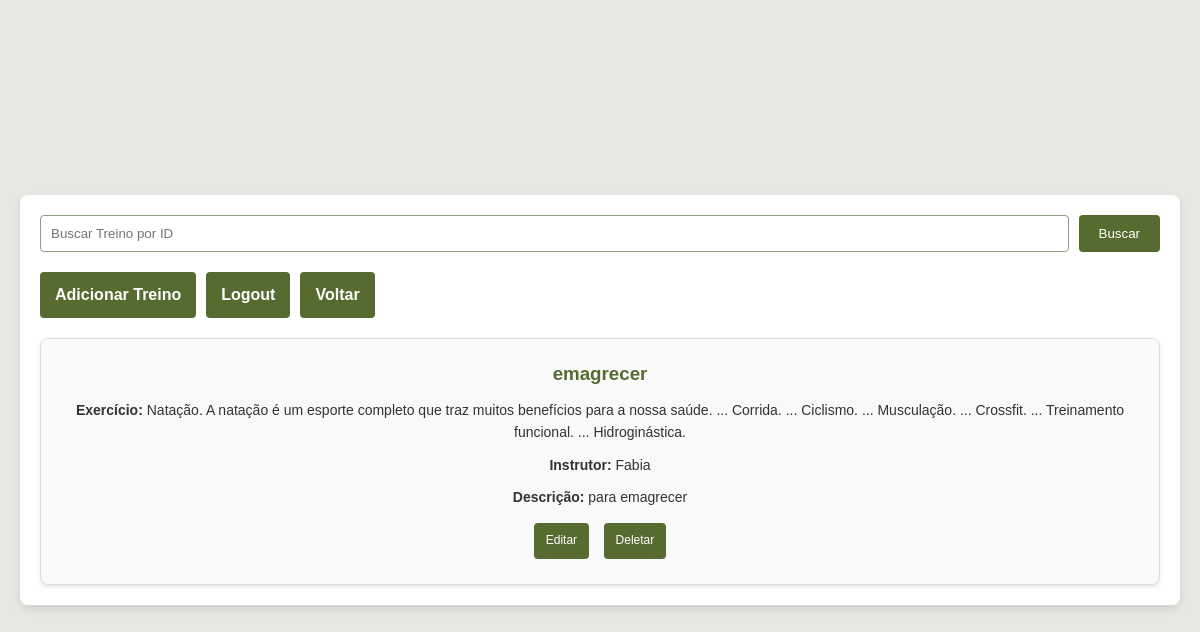
The app's page /projetomarias/consultarTreino.php?ler=3 (signed in) with its own data.
### tables this page shows
CREATE TABLE `treino` (
  `id` int(11) NOT NULL,
  `tipo` varchar(255) NOT NULL,
  `exercicio` varchar(255) NOT NULL,
  `fkidinstrutor` int(11) NOT NULL,
  `descricao` varchar(255) NOT NULL
);

CREATE TABLE `instrutor` (
  `id` int(11) NOT NULL,
  `nome` varchar(255) NOT NULL,
  `cpf` int(11) NOT NULL,
  `email` varchar(255) NOT NULL,
  `senha` varchar(255) NOT NULL,
  `fone` varchar(15) NOT NULL,
  `sexo` varchar(255) NOT NULL,
  `area` varchar(255) NOT NULL,
  `datanas` date NOT NULL,
  `imagem` varchar(255) NOT NULL
);

### projetomarias/classes/Treino.php (called while the page is built, shortened)
<?php
class Treino
{
    private $conn;
    private $table_name = "treino";
    public function __construct($db)
    {
        $this->conn = $db;
    }
    public function ler($id = null)
    {
        if ($id) {
            $query = "SELECT treino.*, instrutor.nome AS nome_instrutor
                      FROM " . $this->table_name . " AS treino
                      INNER JOIN instrutor ON treino.fkidinstrutor = instrutor.id
                      WHERE treino.id = :id";
            $stmt = $this->conn->prepare($query);
            $stmt->bindParam(':id', $id);
        } else {
            $query = "SELECT treino.*, instrutor.nome AS nome_instrutor
            FROM " . $this->table_name . " AS treino
            INNER JOIN instrutor ON treino.fkidinstrutor = instrutor.id;";
            $stmt = $this->conn->prepare($query);
        }
        $stmt->execute();
        return $stmt->fetchAll(PDO::FETCH_ASSOC);
    }
}

### projetomarias/consultarTreino.php (the view, shortened to what this page needs)
<?php
include_once './config/config.php';
include_once './classes/treino.php';
$treino = new Treino($db);
$dados = [];
if (isset($_GET['ler'])) {
    $id = $_GET['ler'];
    $dados = $treino->ler($id);
} else {
    $dados = $treino->ler();
}
?>
<!DOCTYPE html>
<html lang="pt-br">
<head>
    <link rel="stylesheet" href="styles/consultaT.css">
</head>
<body>
    <div class="container">
        <form method="GET" action="consultarTreino.php" class="search-form">
            <input type="number" name="ler" placeholder="Buscar Treino por ID" />
            <button type="submit">Buscar</button>
        </form>
        <div class="actions">
            <a href="cadastrarTreino.php">Adicionar Treino</a>
            <a href="logout.php">Logout</a>
            <a href="portal.php">Voltar</a>
        </div>
        <div class="cards-container">
            <?php if ($dados): ?>
                <?php foreach ($dados as $treino) : ?>
                    <div class="card">
                        <h3><?php echo $treino['tipo']; ?></h3>
                        <p><strong>Exercício:</strong> <?php echo $treino['exercicio']; ?></p>
                        <p><strong>Instrutor:</strong> <?php echo $treino['nome_instrutor']; ?></p>
                        <p><strong>Descrição:</strong> <?php echo $treino['descricao']; ?></p>
                        <div class="card-actions">
                            <a href="editarT.php?id=<?php echo $treino['id']; ?>">Editar</a>
                            <a href="deletarT.php?id=<?php echo $treino['id']; ?>">Deletar</a>
                        </div>
                    </div>
                <?php endforeach; ?>
            <?php else: ?>
                <p>Nenhum treino encontrado.</p>
            <?php endif; ?>
        </div>
    </div>
</body>
</html>

### projetomarias/styles/consultaT.css (style rules this page uses)
* { margin: 0; padding: 0; box-sizing: border-box; }
body { font-family: Arial, sans-serif; background-color: #e6e8e4; color: #333; line-height: 1.6; display: flex; justify-content: center; align-items: center; min-height: 100vh; padding: 20px; }
.container { width: 100%; max-width: 1200px; background-color: #ffffff; padding: 20px; border-radius: 8px; box-shadow: 0 4px 8px rgba(0, 0, 0, 0.1); }
.search-form { display: flex; gap: 10px; margin-bottom: 20px; }
.search-form input { flex: 1; padding: 10px; border: 1px solid #8b9d83; border-radius: 4px; }
.search-form button { padding: 10px 20px; background-color: #556b2f; color: white; border: none; border-radius: 4px; cursor: pointer; }
.actions { margin-bottom: 20px; display: flex; gap: 10px; }
.actions a { text-decoration: none; padding: 10px 15px; background-color: #556b2f; color: white; border-radius: 4px; font-weight: bold; }
.cards-container { display: grid; grid-template-columns: repeat(auto-fit, minmax(250px, 1fr)); gap: 20px; }
.card { background-color: #f9f9f9; padding: 20px; border: 1px solid #ddd; border-radius: 8px; box-shadow: 0 2px 4px rgba(0, 0, 0, 0.1); text-align: center; }
.card h3 { color: #556b2f; margin-bottom: 10px; }
.card p { font-size: 14px; margin-bottom: 10px; color: #333; }
.card-actions a { text-decoration: none; padding: 8px 12px; background-color: #556b2f; color: white; border-radius: 4px; font-size: 12px; margin: 5px; display: inline-block; }

### records on screen
treino: tipo "emagrecer", exercicio "Natação. A natação é um esporte completo que traz muitos benefícios para a nossa saúde. ... Corrida. ... Ciclismo. ... Musculação. ... Crossfit. ... Treinamento funcional. ... Hidroginástica.", fkidinstrutor.nome "Fabia", descricao "para emagrecer"
